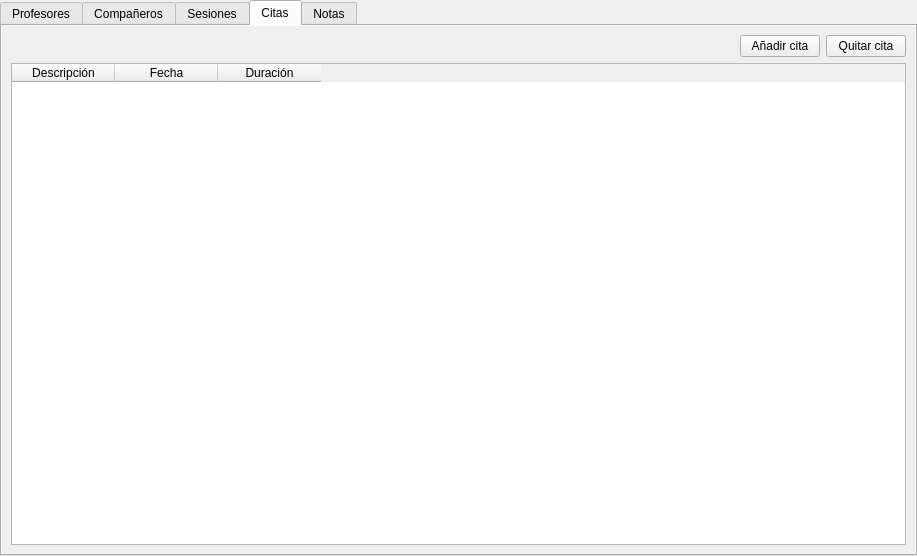
<?xml version="1.0" encoding="UTF-8"?>
<ui version="4.0">
 <class>VistaQtAsignatura</class>
 <widget class="QTabWidget" name="VistaQtAsignatura">
  <property name="geometry">
   <rect>
    <x>0</x>
    <y>0</y>
    <width>917</width>
    <height>556</height>
   </rect>
  </property>
  <property name="windowTitle">
   <string>Vista de una asignatura</string>
  </property>
  <property name="currentIndex">
   <number>3</number>
  </property>
  <property name="movable">
   <bool>true</bool>
  </property>
  <widget class="QWidget" name="tabProfesores">
   <property name="autoFillBackground">
    <bool>true</bool>
   </property>
   <attribute name="title">
    <string>Profesores</string>
   </attribute>
   <layout class="QVBoxLayout" name="verticalLayout">
    <item>
     <layout class="QHBoxLayout" name="horizontalLayout">
      <item>
       <spacer name="horizontalSpacer">
        <property name="orientation">
         <enum>Qt::Horizontal</enum>
        </property>
        <property name="sizeHint" stdset="0">
         <size>
          <width>40</width>
          <height>20</height>
         </size>
        </property>
       </spacer>
      </item>
      <item>
       <widget class="QPushButton" name="pushButtonAnadirProfesor">
        <property name="text">
         <string>Añadir profesor</string>
        </property>
       </widget>
      </item>
      <item>
       <widget class="QPushButton" name="pushButtonQuitarProfesor">
        <property name="text">
         <string>Quitar profesor</string>
        </property>
       </widget>
      </item>
     </layout>
    </item>
    <item>
     <widget class="QTableWidget" name="tableWidgetProfesores">
      <property name="alternatingRowColors">
       <bool>true</bool>
      </property>
      <property name="selectionMode">
       <enum>QAbstractItemView::SingleSelection</enum>
      </property>
      <property name="selectionBehavior">
       <enum>QAbstractItemView::SelectRows</enum>
      </property>
      <property name="sortingEnabled">
       <bool>true</bool>
      </property>
      <attribute name="horizontalHeaderDefaultSectionSize">
       <number>103</number>
      </attribute>
      <attribute name="verticalHeaderVisible">
       <bool>false</bool>
      </attribute>
      <column>
       <property name="text">
        <string>Nombre</string>
       </property>
      </column>
      <column>
       <property name="text">
        <string>Correo electrónico</string>
       </property>
      </column>
     </widget>
    </item>
   </layout>
  </widget>
  <widget class="QWidget" name="tabCompaneros">
   <property name="autoFillBackground">
    <bool>true</bool>
   </property>
   <attribute name="title">
    <string>Compañeros</string>
   </attribute>
   <layout class="QVBoxLayout" name="verticalLayout">
    <item>
     <layout class="QHBoxLayout" name="horizontalLayout">
      <item>
       <spacer name="horizontalSpacer">
        <property name="orientation">
         <enum>Qt::Horizontal</enum>
        </property>
        <property name="sizeHint" stdset="0">
         <size>
          <width>40</width>
          <height>20</height>
         </size>
        </property>
       </spacer>
      </item>
      <item>
       <widget class="QPushButton" name="pushButtonAnadirCompanero">
        <property name="text">
         <string>Añadir compañero</string>
        </property>
       </widget>
      </item>
      <item>
       <widget class="QPushButton" name="pushButtonQuitarCompanero">
        <property name="text">
         <string>Quitar compañero</string>
        </property>
       </widget>
      </item>
     </layout>
    </item>
    <item>
     <widget class="QTableWidget" name="tableWidgetCompaneros">
      <property name="alternatingRowColors">
       <bool>true</bool>
      </property>
      <property name="selectionMode">
       <enum>QAbstractItemView::SingleSelection</enum>
      </property>
      <property name="selectionBehavior">
       <enum>QAbstractItemView::SelectRows</enum>
      </property>
      <property name="sortingEnabled">
       <bool>true</bool>
      </property>
      <attribute name="horizontalHeaderDefaultSectionSize">
       <number>103</number>
      </attribute>
      <attribute name="verticalHeaderVisible">
       <bool>false</bool>
      </attribute>
      <column>
       <property name="text">
        <string>Nombre</string>
       </property>
      </column>
      <column>
       <property name="text">
        <string>Correo electrónico</string>
       </property>
      </column>
     </widget>
    </item>
   </layout>
  </widget>
  <widget class="QWidget" name="tabSesiones">
   <property name="autoFillBackground">
    <bool>true</bool>
   </property>
   <attribute name="title">
    <string>Sesiones</string>
   </attribute>
   <layout class="QVBoxLayout" name="verticalLayout">
    <item>
     <layout class="QHBoxLayout" name="horizontalLayout">
      <item>
       <spacer name="horizontalSpacer">
        <property name="orientation">
         <enum>Qt::Horizontal</enum>
        </property>
        <property name="sizeHint" stdset="0">
         <size>
          <width>40</width>
          <height>20</height>
         </size>
        </property>
       </spacer>
      </item>
      <item>
       <widget class="QPushButton" name="pushButtonAnadirSesion">
        <property name="text">
         <string>Añadir sesión</string>
        </property>
       </widget>
      </item>
      <item>
       <widget class="QPushButton" name="pushButtonQuitarSesion">
        <property name="text">
         <string>Quitar sesión</string>
        </property>
       </widget>
      </item>
     </layout>
    </item>
    <item>
     <widget class="QTableWidget" name="tableWidgetSesiones">
      <property name="alternatingRowColors">
       <bool>true</bool>
      </property>
      <property name="selectionMode">
       <enum>QAbstractItemView::SingleSelection</enum>
      </property>
      <property name="selectionBehavior">
       <enum>QAbstractItemView::SelectRows</enum>
      </property>
      <property name="sortingEnabled">
       <bool>true</bool>
      </property>
      <attribute name="horizontalHeaderDefaultSectionSize">
       <number>103</number>
      </attribute>
      <attribute name="verticalHeaderVisible">
       <bool>false</bool>
      </attribute>
      <column>
       <property name="text">
        <string>Tipo</string>
       </property>
      </column>
      <column>
       <property name="text">
        <string>Lugar</string>
       </property>
      </column>
      <column>
       <property name="text">
        <string>Día</string>
       </property>
      </column>
      <column>
       <property name="text">
        <string>Hora de inicio</string>
       </property>
      </column>
      <column>
       <property name="text">
        <string>Hora de fin</string>
       </property>
      </column>
     </widget>
    </item>
   </layout>
  </widget>
  <widget class="QWidget" name="tabCitas">
   <property name="autoFillBackground">
    <bool>true</bool>
   </property>
   <attribute name="title">
    <string>Citas</string>
   </attribute>
   <layout class="QVBoxLayout" name="verticalLayout">
    <item>
     <layout class="QHBoxLayout" name="horizontalLayout">
      <item>
       <spacer name="horizontalSpacer">
        <property name="orientation">
         <enum>Qt::Horizontal</enum>
        </property>
        <property name="sizeHint" stdset="0">
         <size>
          <width>40</width>
          <height>20</height>
         </size>
        </property>
       </spacer>
      </item>
      <item>
       <widget class="QPushButton" name="pushButtonAnadirCita">
        <property name="text">
         <string>Añadir cita</string>
        </property>
       </widget>
      </item>
      <item>
       <widget class="QPushButton" name="pushButtonQuitarCita">
        <property name="text">
         <string>Quitar cita</string>
        </property>
       </widget>
      </item>
     </layout>
    </item>
    <item>
     <widget class="QTableWidget" name="tableWidgetCitas">
      <property name="alternatingRowColors">
       <bool>true</bool>
      </property>
      <property name="selectionMode">
       <enum>QAbstractItemView::SingleSelection</enum>
      </property>
      <property name="selectionBehavior">
       <enum>QAbstractItemView::SelectRows</enum>
      </property>
      <property name="sortingEnabled">
       <bool>true</bool>
      </property>
      <attribute name="horizontalHeaderDefaultSectionSize">
       <number>103</number>
      </attribute>
      <attribute name="verticalHeaderVisible">
       <bool>false</bool>
      </attribute>
      <column>
       <property name="text">
        <string>Descripción</string>
       </property>
      </column>
      <column>
       <property name="text">
        <string>Fecha</string>
       </property>
      </column>
      <column>
       <property name="text">
        <string>Duración</string>
       </property>
      </column>
     </widget>
    </item>
   </layout>
  </widget>
  <widget class="QWidget" name="tabNotas">
   <property name="autoFillBackground">
    <bool>true</bool>
   </property>
   <attribute name="title">
    <string>Notas</string>
   </attribute>
   <layout class="QVBoxLayout" name="verticalLayout">
    <item>
     <layout class="QHBoxLayout" name="horizontalLayout">
      <item>
       <spacer name="horizontalSpacer">
        <property name="orientation">
         <enum>Qt::Horizontal</enum>
        </property>
        <property name="sizeHint" stdset="0">
         <size>
          <width>40</width>
          <height>20</height>
         </size>
        </property>
       </spacer>
      </item>
      <item>
       <widget class="QPushButton" name="pushButtonAnadirNota">
        <property name="text">
         <string>Añadir nota</string>
        </property>
       </widget>
      </item>
      <item>
       <widget class="QPushButton" name="pushButtonQuitarNota">
        <property name="text">
         <string>Quitar nota</string>
        </property>
       </widget>
      </item>
     </layout>
    </item>
    <item>
     <widget class="QTableWidget" name="tableWidgetNotas">
      <property name="alternatingRowColors">
       <bool>true</bool>
      </property>
      <property name="selectionMode">
       <enum>QAbstractItemView::SingleSelection</enum>
      </property>
      <property name="selectionBehavior">
       <enum>QAbstractItemView::SelectRows</enum>
      </property>
      <property name="sortingEnabled">
       <bool>true</bool>
      </property>
      <attribute name="horizontalHeaderDefaultSectionSize">
       <number>103</number>
      </attribute>
      <attribute name="verticalHeaderVisible">
       <bool>false</bool>
      </attribute>
      <column>
       <property name="text">
        <string>Descripción</string>
       </property>
      </column>
      <column>
       <property name="text">
        <string>Nota</string>
       </property>
      </column>
     </widget>
    </item>
   </layout>
  </widget>
 </widget>
 <resources/>
 <connections/>
</ui>
